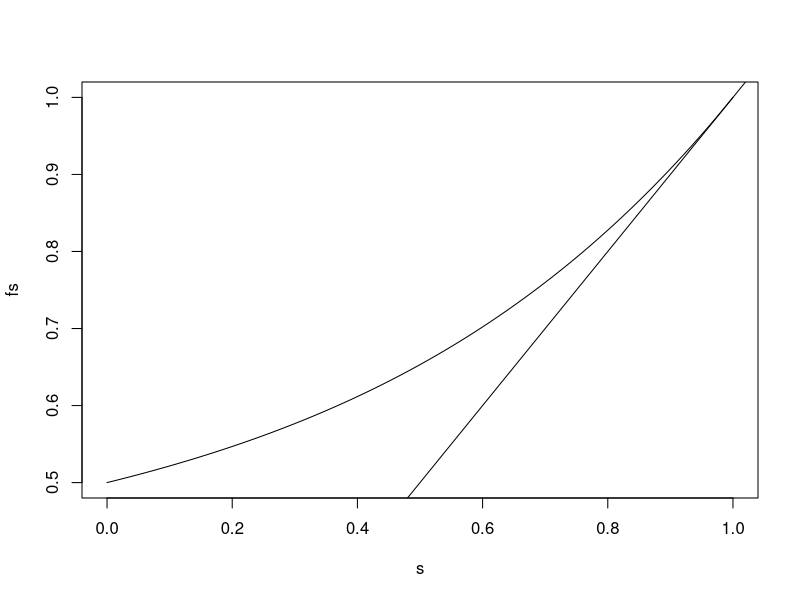

Here is the R script that generated this plot: (Note: this script raises an error after producing the figure.)
########------practical 1: least square estimation and testing-------############
#__Q1:-
y=c(56.7,65.9,75.7,64.2,129.2,90.7)
y
x=matrix(c(1,1,1,1,1,1,1,0,0,1,1,1,1,1,0,0,1,1,0,1,1,0,1,1,0,0,1,1,1,0),byrow=FALSE,nrow=6,ncol=5)
x
#estimate weight of object using least sq
bhat=solve(t(x)%*%x)%*%t(x)%*%y
bhat
#for obtain the estimate of disp matrix
v=var(y)
disp=v*solve(t(x)%*%x)
disp
#for checking estamablity i.e lamda_prime*h =labmda_prime   then estimable
H=solve(t(x)%*%x)%*%(t(x)%*%x)
H
h=round(H,2)
h
#(i):
lamda=c(0,1,1,1,0)
ans=t(lamda)%*%h
ans
#hence given function is estimable
#(ii):-
lamda1=c(0,1,1,-2,0)
ans1=t(lamda1)%*%h
ans1
#hence given function is estimable
#(iii):-
lamda2=c(0,1,1,0,-1)
ans2=t(lamda2)%*%h
ans2
#hence given function is estimable

##--Q2-----


























####--------------------practical 2 Two way annova----------------------######
##Q1:-------
y=c(580,568,570,1080,1087,1392,1380,1386,550,1070,1035,1000,1328,1312,575,599,1045,1066,867,904,889)
y
n=length(y);n
Y=matrix(c(1718,2167,4158,550,3105,2640,1174,2111,2660),nrow=3,ncol=3,byrow=T)   ##sum of each block column wise
Y                                                                      #i.e 580+568+570=1718

N=matrix(c(3,2,3,1,3,2,2,2,3),nrow=3,ncol=3,byrow=T)
N
A=rowSums(Y)
A
B=colSums(Y)
B
r=rowSums(N)
r
k=colSums(N)
k
da=diag(r);da
db=diag(k);db
tss=sum(y^2)-(sum(Y)^2/n)   #Y...=sum(Y)    #tss=sum(yijk^2)-((Y..)^2/n)  
tss
CT=sum(Y)^2/n    #for more convinience
c=da-(N%*%solve(db)%*%t(N))
c
Q=A-(N%*%solve(db)%*%B)
Q
library(MASS)
alpha=ginv(c)%*%Q
alpha
ssa_unadj=sum(A^2/r)-CT
ssa_unadj
ssb_unadj=sum(B^2/k)-CT
ssb_unadj
ssa_adj=t(Q)%*%alpha
ssa_adj
sse=tss-ssa_adj-ssb_unadj
sse
ssb_adj=tss-sse-ssa_unadj
ssb_adj

#genrally blocks are column 
p=3;q=3
ftab=qf(0.05,(p-1),(n-p-q+1))
ftab
F1=(ssa_adj/(p-1))/(sse/(n-p-q+1))
F1   
#  fcal > ftab hence Reject h0 at 5%
F2=(ssb_adj/(q-1))/(sse/(n-p-q+1))
F2          
#fcal>ftab hence Definitely reject h0 at 5%

##-----> Q.2:-

y=c(580,568,570,1080,1087,1085,1392,1380,1386,550,530,579,1070,1035,1000,1328,1312,1299,546,575,579,1045,1053,1066,867,904,889)
n=length(y)
n
Y=matrix(c(1718,3252,4158,1659,3105,3939,1700,3164,2660),nrow=3,ncol=3,byrow = T);Y
N=matrix(c(3,3,3,3,3,3,3,3,3),nrow=3,ncol=3)
N
A=rowSums(Y);A
B=colSums(Y);B
r=rowSums(N);r
k=colSums(N);k
Da=diag(r);Da
Db=diag(k);Db

C=Da-(N%*%solve(Db)%*%t(N));C
Q=A-(N%*%solve(Db)%*%B);Q

CT=sum(Y)^2/n;CT
TSS=sum(y^2)-CT ; TSS

SSA_unadj=sum(A^2/r)-CT 
SSA_unadj
SSB_unadj=sum(B^2/k)-CT
SSB_unadj

library(MASS)
alpha =ginv(C)%*%Q
alpha

SSA_adj=t(Q)%*%alpha
SSA_adj
SSE=TSS-SSA_adj-SSB_unadj;SSE
SSB_adj=TSS-SSE-SSA_unadj
SSB_adj

p=q=3
F1=(SSA_adj/(p-1))/(SSE/(n-p-q+1))
F1
F2=(SSB_adj/(q-1))/(SSE/(n-p-q+1))
F2
ftab=qf(0.05,(p-1),(n-p-q+1))
ftab
###here both are facl>ftab hence reject H0 '[][=]========at 5%

####--------Practical 3: stochastic process 1--------####
#Q1_----

tpm = matrix(c(1/3,1/3,1/3,0,1/3,2/3,3/4,1/4,0),ncol=3,nrow=3,byrow=TRUE);tpm
states = c(1,2,3)
intdist = c(1/3,1/3,1/3)
p1 = c(tpm[1,]);p1
p2 = c(tpm[2,]);p2
p3 = c(tpm[3,]);p3

X = c() 
X[1] = sample(states,1)
for(i in 1:500){
  if(X[i]==1){
    X[i+1] = sample(states,1,prob=p1) 
  }
  else if(X[i]==2){
    X[i+1] = sample(states,1,prob=p2)  
  }
  else if(X[i]==3){
    X[i+1] = sample(states,1,prob=p3)   
  }
}
x
#est_tpm=markovchainFit(data=X)


n = c(500,1000,5000,10000)

for(j in 1:length(n)){
  X = c() 
  X[1] = sample(states,1)
  for(i in 1:n[j]){
    if(X[i]==1){
      X[i+1] = sample(states,1,prob=p1) 
    }
    else if(X[i]==2){
      X[i+1] = sample(states,1,prob=p2)  
    }
    else if(X[i]==3){
      X[i+1] = sample(states,1,prob=p3)   
    }
  }
  
  c1=c2=c3=0
  sum11=sum12=sum13=sum21=sum22=sum23=sum31=sum32=sum33=0
  
  for(i in 1:n[j]){
    if(X[i]==1){
      c1=c1+1
      if(X[i+1]==1){
        sum11=sum11+1
      }
      if(X[i+1]==2){
        sum12=sum12+1
      }
      if(X[i+1]==3){
        sum13=sum13+1
      }
    }
    if(X[i]==2){
      c2=c2+1
      if(X[i+1]==1){
        sum21=sum21+1
      }
      if(X[i+1]==2){
        sum22=sum22+1
      }
      if(X[i+1]==3){
        sum23=sum23+1
      }
    }
    if(X[i]==3){
      c3=c3+1
      if(X[i+1]==1){
        sum31=sum31+1
      }
      if(X[i+1]==2){
        sum32=sum32+1
      }
      if(X[i+1]==3){
        sum33=sum33+1
      }
    }
  }
  est_tpm_count = matrix(c(sum11,sum12,sum13,sum21,sum22,sum23,sum31,sum32,sum33),nrow=3,ncol=3,byrow=TRUE)
  count=c(c1,c2,c3)
  est_tpm=matrix(nrow=3,ncol=3)
  for(i in 1:3){
    est_tpm[i,] = est_tpm_count[i,]/count[i]
  }
  print(round(est_tpm,2))
}
round(tpm,2)
est_tpm
#############################
#que 2:

tpm2 = matrix(c(1/2,1/2,0,0,3/4,1/4,0,0,0,0,1/4,3/4,0,0,1/2,1/2),ncol=4,nrow=4,byrow=TRUE)
states = c(1,2,3,4)
intdist = c(1/4,1/4,1/4,1/4)
p1 = c(tpm2[1,])
p2 = c(tpm2[2,])
p3 = c(tpm2[3,])
p4 = c(tpm2[4,])

n = c(500,1000,5000,10000)

for(j in 1:length(n)){
  X = c() 
  X[1] = sample(states,1)
  for(i in 1:n[j]){
    if(X[i]==1){
      X[i+1] = sample(states,1,prob=p1) 
    }
    else if(X[i]==2){
      X[i+1] = sample(states,1,prob=p2)  
    }
    else if(X[i]==3){
      X[i+1] = sample(states,1,prob=p3)   
    }
    else if(X[i]==4){
      X[i+1] = sample(states,1,prob=p4)   
    }
  }
  
  c1=c2=c3=c4=0
  sum11=sum12=sum13=sum14=sum21=sum22=sum23=sum24=sum31=sum32=sum33=sum34=sum41=sum42=sum43=sum44=0
  
  for(i in 1:n[j]){
    if(X[i]==1){
      c1=c1+1
      if(X[i+1]==1){
        sum11=sum11+1
      }
      if(X[i+1]==2){
        sum12=sum12+1
      }
      if(X[i+1]==3){
        sum13=sum13+1
      }
      if(X[i+1]==4){
        sum14=sum14+1
      }
    }
    if(X[i]==2){
      c2=c2+1
      if(X[i+1]==1){
        sum21=sum21+1
      }
      if(X[i+1]==2){
        sum22=sum22+1
      }
      if(X[i+1]==3){
        sum23=sum23+1
      }
      if(X[i+1]==4){
        sum24=sum24+1
      }
    }
    if(X[i]==3){
      c3=c3+1
      if(X[i+1]==1){
        sum31=sum31+1
      }
      if(X[i+1]==2){
        sum32=sum32+1
      }
      if(X[i+1]==3){
        sum33=sum33+1
      }
      if(X[i+1]==4){
        sum34=sum34+1
      }
    }
    if(X[i]==4){
      c4=c4+1
      if(X[i+1]==1){
        sum41=sum41+1
      }
      if(X[i+1]==2){
        sum42=sum42+1
      }
      if(X[i+1]==3){
        sum43=sum43+1
      }
      if(X[i+1]==4){
        sum44=sum44+1
      }
    }
  }
  est_tpm_count = matrix(c(sum11,sum12,sum13,sum14,sum21,sum22,sum23,sum24,sum31,sum32,sum33,sum34,sum41,sum42,sum43,sum44),nrow=4,ncol=4,byrow=TRUE)
  count=c(c1,c2,c3,c4)
  est_tpm=matrix(nrow=4,ncol=4)
  for(i in 1:4){
    est_tpm[i,] = est_tpm_count[i,]/count[i]
  }
  print(round(est_tpm,2))
}


####-----prac 4:-   branching process --------######
#Q1:---------

ex=sum(0.2+2*0.15+3*0.1+4*0.05)
ex2=sum(0.2+4*0.15+9*0.1+16*0.05)
var=ex2-(ex^2)
var;ex

z = c()
z[1] = 1
p = c(0.5,0.2,0.15,0.1,0.05);p
s = c(0:4);s     #0:4
z[2]=sample(s,z[1],prob=p)

for(i in 2:5){
  print(sample(x=s,size=z[i],prob=p,replace=TRUE))
  z[i+1] = sum(sample(x=s,size=z[i],prob=p,replace=TRUE)) 
}
z
sum(p*s)
(sum(p*s))^(length(z))

f= function(s){
  return(0.5+0.2*s+0.15*s^2+0.1*s^3+0.05*s^4)
}
s = seq(from=0,to=1,by=0.001)
fs = f(s)
plot(s,fs,type='l')
abline(0,1)


#######-----practiacl 4;; BIBD  ------######
###Q1:---------
p=5    #no of tratment
q=5    #no of block
r=4    #no of element each row or no of tratment in row or replication
k=4    #no tratment in each block
lamda=(k-1)*r/(p-1)
lamda
n=r*p
n
y= matrix(c(17,0,12,13,14,14,14,10,13,0,0,12,9,12,13,11,13,0,12,11,12,11,8,0,10),nrow=5,ncol=5,byrow=T);y
nij=ifelse(y!= 0,1,0);nij
yidot=rowSums(y)
ydotj=colSums(y)
ct=sum(y)^2/n
tss=sum(y^2)-ct
tss
ssb=(1/k)*sum(ydotj^2)-ct
ssb
Q=c()
for(i in 1:p){
  Q[i]=yidot[i] - (1/k)* nij[i,]%*%ydotj
}
Q
sst_adj = (k/(lambda*p)) * sum (Q^2) ; sst_adj
sse= tss - sst_adj - ssb ;ssb
mst = SST_adjust /(r-1) ;mst
mse= sse/ (n-p-q+1) ; mse
fcal = mst / mse ;fcal
ftab=qf(0.05,(r-1),(n-p-q+1))
ftab
